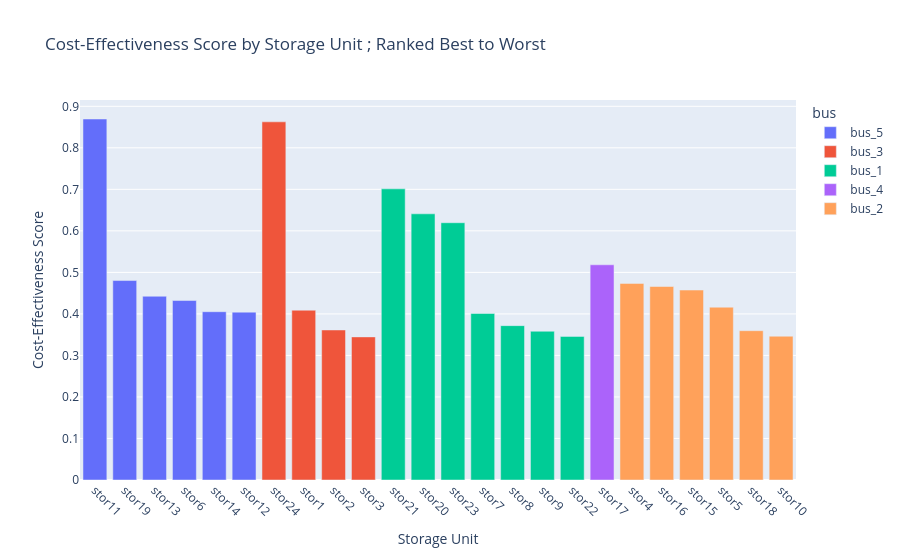

Here is the notebook cell this chart was saved with:
### Markdown cell above
---
## Visualisation : Cost-Effectiveness Rankings

### Code cell
# Bar chart : cost-effectiveness ranking
fig = px.bar(
    df1_ranked.dropna(subset=["score"]),
    x="id",
    y="score",
    color="bus",
    hover_data=["Efficiency", "energy capacity (kWh)", "duration"],
    title="Cost-Effectiveness Score by Storage Unit ; Ranked Best to Worst",
    labels={
        "id": "Storage Unit",
        "score": "Cost-Effectiveness Score"
    }
)

fig.update_layout(xaxis_tickangle=45)
fig.show()

### Figure 1 — Plotly figure (JSON) as saved in the notebook; plotly's stock layout.template omitted (floating-point values rounded to 4 significant figures)
{"data": [{"customdata": [[0.85, 516.0, 6.0], [0.65, 180.0, 4.0], [0.91, 73.5, 1.5], [0.85, 76.0, 2.0], [0.9, 46.0, 1.0], [0.92, 49.5, 0.5]], "hovertemplate": "bus=bus_5<br>Storage Unit=%{x}<br>Cost-Effectiveness Score=%{y}<br>Efficiency=%{customdata[0]}<br>energy capacity (kWh)=%{customdata[1]}<br>duration=%{customdata[2]}<extra></extra>", "legendgroup": "bus_5", "marker": {"color": "#636efa", "pattern": {"shape": ""}}, "name": "bus_5", "orientation": "v", "showlegend": true, "textposition": "auto", "type": "bar", "x": ["stor11", "stor19", "stor13", "stor6", "stor14", "stor12"], "xaxis": "x", "y": [0.8694, 0.4804, 0.4425, 0.4322, 0.4053, 0.4043], "yaxis": "y"}, {"customdata": [[0.75, 468.0, 9.0], [0.76, 32.0, 4.0], [0.87, 5.0, 1.0], [0.85, 9.0, 0.5]], "hovertemplate": "bus=bus_3<br>Storage Unit=%{x}<br>Cost-Effectiveness Score=%{y}<br>Efficiency=%{customdata[0]}<br>energy capacity (kWh)=%{customdata[1]}<br>duration=%{customdata[2]}<extra></extra>", "legendgroup": "bus_3", "marker": {"color": "#EF553B", "pattern": {"shape": ""}}, "name": "bus_3", "orientation": "v", "showlegend": true, "textposition": "auto", "type": "bar", "x": ["stor24", "stor1", "stor2", "stor3"], "xaxis": "x", "y": [0.8626, 0.409, 0.3613, 0.3447], "yaxis": "y"}, {"customdata": [[0.82, 376.0, 4.0], [0.81, 304.0, 4.0], [0.85, 256.0, 4.0], [0.85, 51.0, 1.5], [0.9, 3.0, 1.0], [0.88, 11.0, 0.5], [0.65, 98.0, 1.0]], "hovertemplate": "bus=bus_1<br>Storage Unit=%{x}<br>Cost-Effectiveness Score=%{y}<br>Efficiency=%{customdata[0]}<br>energy capacity (kWh)=%{customdata[1]}<br>duration=%{customdata[2]}<extra></extra>", "legendgroup": "bus_1", "marker": {"color": "#00cc96", "pattern": {"shape": ""}}, "name": "bus_1", "orientation": "v", "showlegend": true, "textposition": "auto", "type": "bar", "x": ["stor21", "stor20", "stor23", "stor7", "stor8", "stor9", "stor22"], "xaxis": "x", "y": [0.7012, 0.6411, 0.6196, 0.401, 0.3718, 0.3582, 0.3458], "yaxis": "y"}, {"customdata": [[0.9, 115.5, 3.5]], "hovertemplate": "bus=bus_4<br>Storage Unit=%{x}<br>Cost-Effectiveness Score=%{y}<br>Efficiency=%{customdata[0]}<br>energy capacity (kWh)=%{customdata[1]}<br>duration=%{customdata[2]}<extra></extra>", "legendgroup": "bus_4", "marker": {"color": "#ab63fa", "pattern": {"shape": ""}}, "name": "bus_4", "orientation": "v", "showlegend": true, "textposition": "auto", "type": "bar", "x": ["stor17"], "xaxis": "x", "y": [0.5183], "yaxis": "y"}, {"customdata": [[0.89, 48.0, 4.0], [0.77, 100.0, 4.0], [0.85, 48.0, 4.0], [0.87, 15.0, 3.0], [0.85, 13.0, 1.0], [0.65, 8.0, 4.0]], "hovertemplate": "bus=bus_2<br>Storage Unit=%{x}<br>Cost-Effectiveness Score=%{y}<br>Efficiency=%{customdata[0]}<br>energy capacity (kWh)=%{customdata[1]}<br>duration=%{customdata[2]}<extra></extra>", "legendgroup": "bus_2", "marker": {"color": "#FFA15A", "pattern": {"shape": ""}}, "name": "bus_2", "orientation": "v", "showlegend": true, "textposition": "auto", "type": "bar", "x": ["stor4", "stor16", "stor15", "stor5", "stor18", "stor10"], "xaxis": "x", "y": [0.4734, 0.466, 0.4574, 0.4162, 0.3596, 0.3463], "yaxis": "y"}], "layout": {"barmode": "relative", "legend": {"title": {"text": "bus"}, "tracegroupgap": 0}, "title": {"text": "Cost-Effectiveness Score by Storage Unit ; Ranked Best to Worst"}, "xaxis": {"anchor": "y", "domain": [0, 1], "tickangle": 45, "title": {"text": "Storage Unit"}}, "yaxis": {"anchor": "x", "domain": [0, 1], "title": {"text": "Cost-Effectiveness Score"}}}}
